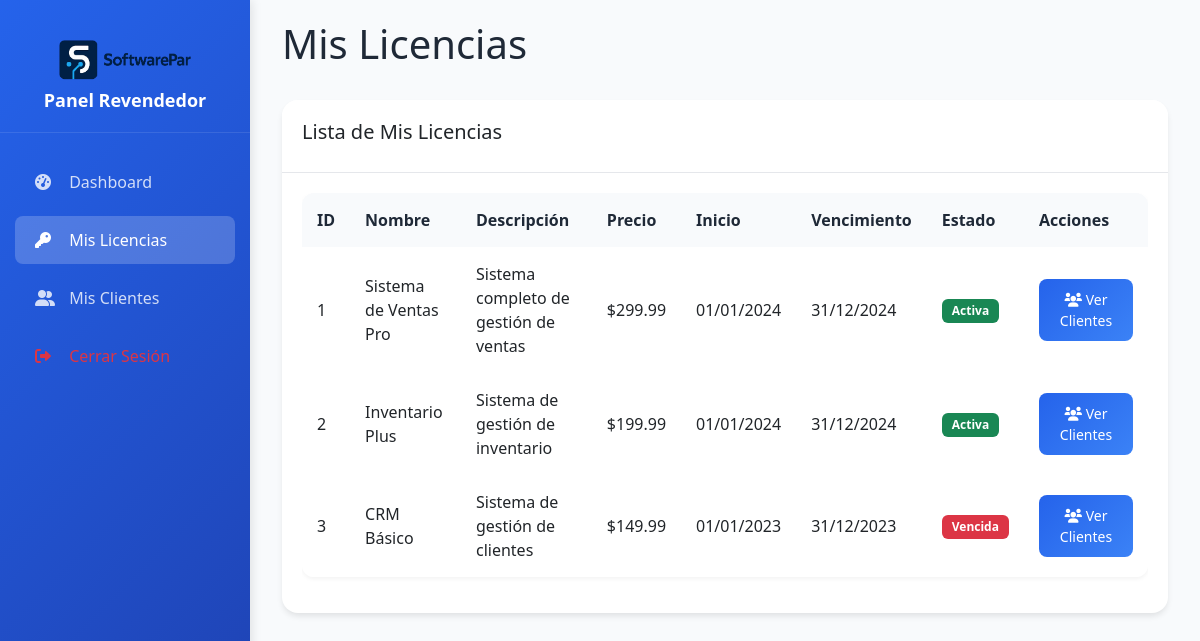
Page /revendedor/licencias.php (signed in) on the committed database.
### tables this page shows
CREATE TABLE licencias (
    id INT AUTO_INCREMENT PRIMARY KEY,
    nombre VARCHAR(100) NOT NULL,
    descripcion TEXT,
    usuario_id INT NOT NULL,
    fecha_inicio DATE NOT NULL,
    fecha_vencimiento DATE NOT NULL,
    estado ENUM('activa', 'vencida', 'suspendida') NOT NULL DEFAULT 'activa',
    precio DECIMAL(10, 2),
    fecha_creacion TIMESTAMP DEFAULT CURRENT_TIMESTAMP,
    fecha_actualizacion TIMESTAMP DEFAULT CURRENT_TIMESTAMP ON UPDATE CURRENT_TIMESTAMP,
    FOREIGN KEY (usuario_id) REFERENCES usuarios(id) ON DELETE CASCADE
);

### revendedor/licencias.php (the view, shortened to what this page needs)
<?php
require_once '../config/database.php';
$userId = $_SESSION['user_id'];
$stmt = $pdo->prepare("SELECT * FROM licencias WHERE usuario_id = ? ORDER BY fecha_creacion DESC");
$stmt->execute([$userId]);
$licencias = $stmt->fetchAll(PDO::FETCH_ASSOC);
?>
<!DOCTYPE html>
<html lang="es">
<head>
    <link href="https://cdn.jsdelivr.net/npm/bootstrap@5.3.0/dist/css/bootstrap.min.css" rel="stylesheet">
    <link href="https://cdnjs.cloudflare.com/ajax/libs/font-awesome/6.0.0/css/all.min.css" rel="stylesheet">
    <link href="../assets/css/admin.css" rel="stylesheet">
</head>
<body>
    <div class="wrapper">
        <nav id="sidebar" class="sidebar">
            <div class="sidebar-header">
                <img src="../assets/logo.png" alt="SoftwarePar" class="logo">
                <h4>Panel Revendedor</h4>
            </div>
            <ul class="nav nav-pills flex-column">
                <li class="nav-item">
                    <a class="nav-link" href="dashboard.php">
                        <i class="fas fa-tachometer-alt"></i> Dashboard
                    </a>
                </li>
                <li class="nav-item">
                    <a class="nav-link active" href="licencias.php">
                        <i class="fas fa-key"></i> Mis Licencias
                    </a>
                </li>
                <li class="nav-item">
                    <a class="nav-link" href="clientes.php">
                        <i class="fas fa-user-friends"></i> Mis Clientes
                    </a>
                </li>
                <li class="nav-item">
                    <a class="nav-link text-danger" href="logout.php">
                        <i class="fas fa-sign-out-alt"></i> Cerrar Sesión
                    </a>
                </li>
            </ul>
        </nav>
        <div id="content" class="content">
            <div class="container-fluid">
                <div class="row">
                    <div class="col-12">
                        <div class="d-flex justify-content-between align-items-center mb-4">
                            <h1>Mis Licencias</h1>
                        </div>
                    </div>
                </div>
                <div class="card">
                    <div class="card-header">
                        <h5>Lista de Mis Licencias</h5>
                    </div>
                    <div class="card-body">
                        <div class="table-responsive">
                            <table class="table">
                                <thead>
                                    <tr>
                                        <th>ID</th>
                                        <th>Nombre</th>
                                        <th>Descripción</th>
                                        <th>Precio</th>
                                        <th>Inicio</th>
                                        <th>Vencimiento</th>
                                        <th>Estado</th>
                                        <th>Acciones</th>
                                    </tr>
                                </thead>
                                <tbody>
                                    <?php foreach ($licencias as $licencia): ?>
                                        <tr>
                                            <td><?php echo $licencia['id']; ?></td>
                                            <td><?php echo htmlspecialchars($licencia['nombre']); ?></td>
                                            <td><?php echo htmlspecialchars($licencia['descripcion']); ?></td>
                                            <td>$<?php echo number_format($licencia['precio'], 2); ?></td>
                                            <td><?php echo date('d/m/Y', strtotime($licencia['fecha_inicio'])); ?></td>
                                            <td><?php echo date('d/m/Y', strtotime($licencia['fecha_vencimiento'])); ?></td>
                                            <td>
                                                <?php
                                                $badgeClass = '';
                                                switch ($licencia['estado']) {
                                                    case 'activa':
                                                        $badgeClass = 'bg-success';
                                                        break;
                                                    case 'vencida':
                                                        $badgeClass = 'bg-danger';
                                                        break;
                                                }
                                                ?>
                                                <span class="badge <?php echo $badgeClass; ?>"><?php echo ucfirst($licencia['estado']); ?></span>
                                            </td>
                                            <td>
                                                <a href="clientes.php?licencia_id=<?php echo $licencia['id']; ?>" class="btn btn-sm btn-primary">
                                                    <i class="fas fa-users"></i> Ver Clientes
                                                </a>
                                            </td>
                                        </tr>
                                    <?php endforeach; ?>
                                </tbody>
                            </table>
                        </div>
                    </div>
                </div>
            </div>
        </div>
    </div>
</body>
</html>

### assets/css/admin.css (style rules this page uses)
:root { --primary-color: #2563eb; --secondary-color: #1e40af; --accent-color: #3b82f6; --text-primary: #1f2937; --text-secondary: #6b7280; --bg-light: #f8fafc; --bg-white: #ffffff; --border-color: #e5e7eb; --sidebar-width: 250px; }
* { margin: 0; padding: 0; box-sizing: border-box; }
body { font-family: 'Segoe UI', Tahoma, Geneva, Verdana, sans-serif; background-color: var(--bg-light); color: var(--text-primary); }
.wrapper { display: flex; min-height: 100vh; }
.sidebar { width: var(--sidebar-width); background: linear-gradient(135deg, var(--primary-color) 0%, var(--secondary-color) 100%); color: white; padding: 20px 0; box-shadow: 2px 0 10px rgba(0, 0, 0, 0.1); position: fixed; height: 100vh; z-index: 1000; }
.sidebar-header { text-align: center; padding: 20px; border-bottom: 1px solid rgba(255, 255, 255, 0.1); margin-bottom: 20px; }
.sidebar-header .logo { height: 40px; width: auto; margin-bottom: 10px; }
.sidebar-header h4 { font-size: 18px; font-weight: 600; margin: 0; }
.sidebar .nav-pills .nav-link { color: rgba(255, 255, 255, 0.8); border-radius: 8px; margin: 5px 15px; padding: 12px 20px; transition: all 0.3s ease; border: none; }
.sidebar .nav-pills .nav-link.active { background: rgba(255, 255, 255, 0.2); color: white; }
.sidebar .nav-pills .nav-link i { width: 20px; margin-right: 10px; }
.content { flex: 1; margin-left: var(--sidebar-width); padding: 20px; background-color: var(--bg-light); min-height: 100vh; }
.card { border: none; border-radius: 16px; box-shadow: 0 4px 6px -1px rgba(0, 0, 0, 0.1); margin-bottom: 20px; }
.card-header { background: var(--bg-white); border-bottom: 1px solid var(--border-color); border-radius: 16px 16px 0 0 !important; padding: 20px; font-weight: 600; }
.card-body { padding: 20px; }
.btn { border-radius: 8px; padding: 10px 20px; font-weight: 500; transition: all 0.3s ease; }
.btn-primary { background: linear-gradient(135deg, var(--primary-color), var(--accent-color)); border: none; }
.table { background: white; border-radius: 12px; overflow: hidden; box-shadow: 0 2px 4px rgba(0, 0, 0, 0.05); }
.table th { background: var(--bg-light); border: none; padding: 15px; font-weight: 600; color: var(--text-primary); }
.table td { border: none; padding: 15px; vertical-align: middle; }
.badge { border-radius: 6px; font-size: 12px; padding: 6px 10px; }

### rows in the picture
licencias: id "1", nombre "Sistema de Ventas Pro", descripcion "Sistema completo de gestión de ventas", precio "299.99", fecha_inicio "01/01/2024", fecha_vencimiento "31/12/2024", estado "Activa"
licencias: id "2", nombre "Inventario Plus", descripcion "Sistema de gestión de inventario", precio "199.99", fecha_inicio "01/01/2024", fecha_vencimiento "31/12/2024", estado "Activa"
licencias: id "3", nombre "CRM Básico", descripcion "Sistema de gestión de clientes", precio "149.99", fecha_inicio "01/01/2023", fecha_vencimiento "31/12/2023", estado "Vencida"
